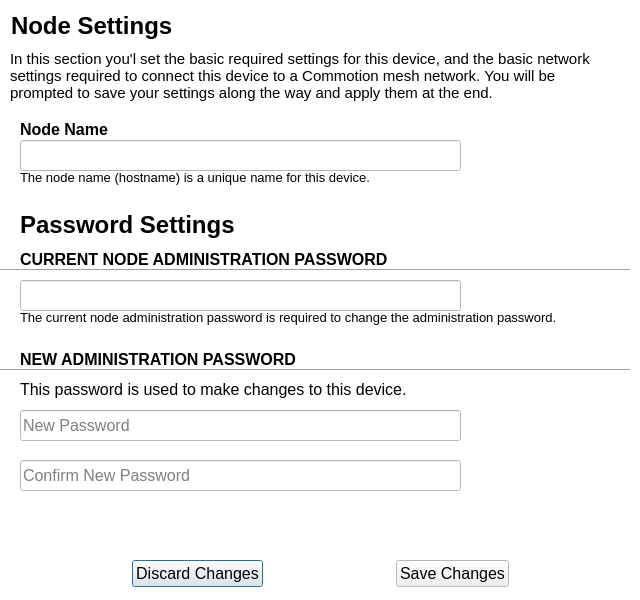
<?xml version="1.0" encoding="UTF-8"?>
<ui version="4.0">
 <class>app_settings</class>
 <widget class="QDialog" name="app_settings">
  <property name="windowModality">
   <enum>Qt::ApplicationModal</enum>
  </property>
  <property name="geometry">
   <rect>
    <x>0</x>
    <y>0</y>
    <width>640</width>
    <height>600</height>
   </rect>
  </property>
  <property name="minimumSize">
   <size>
    <width>0</width>
    <height>0</height>
   </size>
  </property>
  <property name="maximumSize">
   <size>
    <width>640</width>
    <height>16777215</height>
   </size>
  </property>
  <property name="palette">
   <palette>
    <active>
     <colorrole role="Base">
      <brush brushstyle="SolidPattern">
       <color alpha="255">
        <red>255</red>
        <green>255</green>
        <blue>255</blue>
       </color>
      </brush>
     </colorrole>
     <colorrole role="Window">
      <brush brushstyle="SolidPattern">
       <color alpha="255">
        <red>255</red>
        <green>255</green>
        <blue>255</blue>
       </color>
      </brush>
     </colorrole>
    </active>
    <inactive>
     <colorrole role="Base">
      <brush brushstyle="SolidPattern">
       <color alpha="255">
        <red>255</red>
        <green>255</green>
        <blue>255</blue>
       </color>
      </brush>
     </colorrole>
     <colorrole role="Window">
      <brush brushstyle="SolidPattern">
       <color alpha="255">
        <red>255</red>
        <green>255</green>
        <blue>255</blue>
       </color>
      </brush>
     </colorrole>
    </inactive>
    <disabled>
     <colorrole role="Base">
      <brush brushstyle="SolidPattern">
       <color alpha="255">
        <red>255</red>
        <green>255</green>
        <blue>255</blue>
       </color>
      </brush>
     </colorrole>
     <colorrole role="Window">
      <brush brushstyle="SolidPattern">
       <color alpha="255">
        <red>255</red>
        <green>255</green>
        <blue>255</blue>
       </color>
      </brush>
     </colorrole>
    </disabled>
   </palette>
  </property>
  <property name="font">
   <font>
    <pointsize>12</pointsize>
   </font>
  </property>
  <property name="windowTitle">
   <string>Commotion Error</string>
  </property>
  <widget class="Line" name="line">
   <property name="geometry">
    <rect>
     <x>0</x>
     <y>260</y>
     <width>630</width>
     <height>20</height>
    </rect>
   </property>
   <property name="orientation">
    <enum>Qt::Horizontal</enum>
   </property>
  </widget>
  <widget class="QLabel" name="node_name_head">
   <property name="geometry">
    <rect>
     <x>20</x>
     <y>120</y>
     <width>121</width>
     <height>21</height>
    </rect>
   </property>
   <property name="maximumSize">
    <size>
     <width>600</width>
     <height>30</height>
    </size>
   </property>
   <property name="font">
    <font>
     <weight>75</weight>
     <bold>true</bold>
    </font>
   </property>
   <property name="text">
    <string>Node Name</string>
   </property>
   <property name="alignment">
    <set>Qt::AlignLeading|Qt::AlignLeft|Qt::AlignTop</set>
   </property>
   <property name="wordWrap">
    <bool>true</bool>
   </property>
   <property name="margin">
    <number>1</number>
   </property>
  </widget>
  <widget class="QLabel" name="basic_config_head">
   <property name="geometry">
    <rect>
     <x>11</x>
     <y>11</y>
     <width>600</width>
     <height>30</height>
    </rect>
   </property>
   <property name="maximumSize">
    <size>
     <width>600</width>
     <height>30</height>
    </size>
   </property>
   <property name="font">
    <font>
     <pointsize>18</pointsize>
     <weight>75</weight>
     <bold>true</bold>
    </font>
   </property>
   <property name="text">
    <string>Node Settings</string>
   </property>
   <property name="scaledContents">
    <bool>false</bool>
   </property>
   <property name="wordWrap">
    <bool>true</bool>
   </property>
   <property name="margin">
    <number>0</number>
   </property>
  </widget>
  <widget class="QLabel" name="basic_config_intro_text">
   <property name="geometry">
    <rect>
     <x>10</x>
     <y>40</y>
     <width>581</width>
     <height>71</height>
    </rect>
   </property>
   <property name="maximumSize">
    <size>
     <width>600</width>
     <height>200</height>
    </size>
   </property>
   <property name="font">
    <font>
     <pointsize>11</pointsize>
    </font>
   </property>
   <property name="text">
    <string>In this section you'l set the basic required settings for this device, and the basic network settings required to connect this device to a Commotion mesh network. You will be prompted to save your settings along the way and apply them at the end.</string>
   </property>
   <property name="alignment">
    <set>Qt::AlignLeading|Qt::AlignLeft|Qt::AlignVCenter</set>
   </property>
   <property name="wordWrap">
    <bool>true</bool>
   </property>
   <property name="margin">
    <number>1</number>
   </property>
  </widget>
  <widget class="QWidget" name="layoutWidget">
   <property name="geometry">
    <rect>
     <x>5</x>
     <y>560</y>
     <width>631</width>
     <height>34</height>
    </rect>
   </property>
   <layout class="QHBoxLayout" name="horizontalLayout">
    <property name="sizeConstraint">
     <enum>QLayout::SetMinAndMaxSize</enum>
    </property>
    <item>
     <spacer name="horizontalSpacer">
      <property name="orientation">
       <enum>Qt::Horizontal</enum>
      </property>
      <property name="sizeHint" stdset="0">
       <size>
        <width>40</width>
        <height>20</height>
       </size>
      </property>
     </spacer>
    </item>
    <item>
     <widget class="QPushButton" name="discard_button">
      <property name="text">
       <string>Discard Changes</string>
      </property>
     </widget>
    </item>
    <item>
     <spacer name="horizontalSpacer_4">
      <property name="orientation">
       <enum>Qt::Horizontal</enum>
      </property>
      <property name="sizeType">
       <enum>QSizePolicy::Expanding</enum>
      </property>
      <property name="sizeHint" stdset="0">
       <size>
        <width>40</width>
        <height>20</height>
       </size>
      </property>
     </spacer>
    </item>
    <item>
     <widget class="QPushButton" name="save_button">
      <property name="text">
       <string>Save Changes</string>
      </property>
     </widget>
    </item>
    <item>
     <spacer name="horizontalSpacer_3">
      <property name="orientation">
       <enum>Qt::Horizontal</enum>
      </property>
      <property name="sizeHint" stdset="0">
       <size>
        <width>29</width>
        <height>20</height>
       </size>
      </property>
     </spacer>
    </item>
   </layout>
  </widget>
  <widget class="QLineEdit" name="nodename">
   <property name="geometry">
    <rect>
     <x>20</x>
     <y>140</y>
     <width>441</width>
     <height>31</height>
    </rect>
   </property>
   <property name="toolTip">
    <string>This is visible to other devices and users on the network.</string>
   </property>
   <property name="toolTipDuration">
    <number>3</number>
   </property>
  </widget>
  <widget class="QLabel" name="nodename_descriptor">
   <property name="geometry">
    <rect>
     <x>20</x>
     <y>170</y>
     <width>451</width>
     <height>24</height>
    </rect>
   </property>
   <property name="maximumSize">
    <size>
     <width>600</width>
     <height>30</height>
    </size>
   </property>
   <property name="font">
    <font>
     <pointsize>10</pointsize>
     <weight>50</weight>
     <italic>false</italic>
     <bold>false</bold>
    </font>
   </property>
   <property name="text">
    <string>The node name (hostname) is a unique name for this device.</string>
   </property>
   <property name="alignment">
    <set>Qt::AlignLeading|Qt::AlignLeft|Qt::AlignTop</set>
   </property>
   <property name="wordWrap">
    <bool>true</bool>
   </property>
   <property name="margin">
    <number>1</number>
   </property>
  </widget>
  <widget class="QLabel" name="current_node_pw_head">
   <property name="geometry">
    <rect>
     <x>20</x>
     <y>250</y>
     <width>401</width>
     <height>30</height>
    </rect>
   </property>
   <property name="maximumSize">
    <size>
     <width>600</width>
     <height>30</height>
    </size>
   </property>
   <property name="font">
    <font>
     <weight>75</weight>
     <bold>true</bold>
    </font>
   </property>
   <property name="text">
    <string>CURRENT NODE ADMINISTRATION PASSWORD</string>
   </property>
   <property name="alignment">
    <set>Qt::AlignLeading|Qt::AlignLeft|Qt::AlignTop</set>
   </property>
   <property name="wordWrap">
    <bool>true</bool>
   </property>
   <property name="margin">
    <number>1</number>
   </property>
  </widget>
  <widget class="Line" name="line_2">
   <property name="geometry">
    <rect>
     <x>0</x>
     <y>360</y>
     <width>630</width>
     <height>20</height>
    </rect>
   </property>
   <property name="orientation">
    <enum>Qt::Horizontal</enum>
   </property>
  </widget>
  <widget class="QLabel" name="current_node_pw_head_2">
   <property name="geometry">
    <rect>
     <x>20</x>
     <y>350</y>
     <width>401</width>
     <height>30</height>
    </rect>
   </property>
   <property name="maximumSize">
    <size>
     <width>600</width>
     <height>30</height>
    </size>
   </property>
   <property name="font">
    <font>
     <weight>75</weight>
     <bold>true</bold>
    </font>
   </property>
   <property name="text">
    <string>NEW ADMINISTRATION PASSWORD</string>
   </property>
   <property name="alignment">
    <set>Qt::AlignLeading|Qt::AlignLeft|Qt::AlignTop</set>
   </property>
   <property name="wordWrap">
    <bool>true</bool>
   </property>
   <property name="margin">
    <number>1</number>
   </property>
  </widget>
  <widget class="QLabel" name="basic_config_head_2">
   <property name="geometry">
    <rect>
     <x>20</x>
     <y>210</y>
     <width>600</width>
     <height>30</height>
    </rect>
   </property>
   <property name="maximumSize">
    <size>
     <width>600</width>
     <height>30</height>
    </size>
   </property>
   <property name="font">
    <font>
     <pointsize>18</pointsize>
     <weight>75</weight>
     <bold>true</bold>
    </font>
   </property>
   <property name="text">
    <string>Password Settings</string>
   </property>
   <property name="scaledContents">
    <bool>false</bool>
   </property>
   <property name="wordWrap">
    <bool>true</bool>
   </property>
   <property name="margin">
    <number>0</number>
   </property>
  </widget>
  <widget class="QLabel" name="node_pw_change_text">
   <property name="geometry">
    <rect>
     <x>20</x>
     <y>310</y>
     <width>551</width>
     <height>24</height>
    </rect>
   </property>
   <property name="maximumSize">
    <size>
     <width>600</width>
     <height>30</height>
    </size>
   </property>
   <property name="font">
    <font>
     <pointsize>10</pointsize>
     <weight>50</weight>
     <italic>false</italic>
     <bold>false</bold>
    </font>
   </property>
   <property name="text">
    <string>The current node administration password is required to change the administration password.</string>
   </property>
   <property name="alignment">
    <set>Qt::AlignLeading|Qt::AlignLeft|Qt::AlignTop</set>
   </property>
   <property name="wordWrap">
    <bool>true</bool>
   </property>
   <property name="margin">
    <number>1</number>
   </property>
  </widget>
  <widget class="QLineEdit" name="node_pw">
   <property name="geometry">
    <rect>
     <x>20</x>
     <y>280</y>
     <width>441</width>
     <height>31</height>
    </rect>
   </property>
   <property name="toolTip">
    <string>This is visible to other devices and users on the network.</string>
   </property>
   <property name="toolTipDuration">
    <number>3</number>
   </property>
  </widget>
  <widget class="QLineEdit" name="node_pw_change1">
   <property name="geometry">
    <rect>
     <x>20</x>
     <y>410</y>
     <width>441</width>
     <height>31</height>
    </rect>
   </property>
   <property name="toolTip">
    <string>This is visible to other devices and users on the network.</string>
   </property>
   <property name="toolTipDuration">
    <number>3</number>
   </property>
   <property name="placeholderText">
    <string>New Password</string>
   </property>
  </widget>
  <widget class="QLineEdit" name="node_pw_change2">
   <property name="geometry">
    <rect>
     <x>20</x>
     <y>460</y>
     <width>441</width>
     <height>31</height>
    </rect>
   </property>
   <property name="toolTip">
    <string>This is visible to other devices and users on the network.</string>
   </property>
   <property name="toolTipDuration">
    <number>3</number>
   </property>
   <property name="placeholderText">
    <string>Confirm New Password</string>
   </property>
  </widget>
  <widget class="QLabel" name="node_pw_change_text_2">
   <property name="geometry">
    <rect>
     <x>20</x>
     <y>380</y>
     <width>451</width>
     <height>24</height>
    </rect>
   </property>
   <property name="maximumSize">
    <size>
     <width>600</width>
     <height>30</height>
    </size>
   </property>
   <property name="font">
    <font>
     <pointsize>12</pointsize>
     <weight>50</weight>
     <italic>false</italic>
     <bold>false</bold>
    </font>
   </property>
   <property name="text">
    <string>This password is used to make changes to this device.</string>
   </property>
   <property name="alignment">
    <set>Qt::AlignLeading|Qt::AlignLeft|Qt::AlignTop</set>
   </property>
   <property name="wordWrap">
    <bool>true</bool>
   </property>
   <property name="margin">
    <number>1</number>
   </property>
  </widget>
  <zorder>node_name_head</zorder>
  <zorder>basic_config_head</zorder>
  <zorder>basic_config_intro_text</zorder>
  <zorder>layoutWidget</zorder>
  <zorder>line</zorder>
  <zorder>nodename</zorder>
  <zorder>nodename_descriptor</zorder>
  <zorder>current_node_pw_head</zorder>
  <zorder>line_2</zorder>
  <zorder>current_node_pw_head_2</zorder>
  <zorder>basic_config_head_2</zorder>
  <zorder>node_pw_change_text</zorder>
  <zorder>node_pw</zorder>
  <zorder>node_pw_change1</zorder>
  <zorder>node_pw_change2</zorder>
  <zorder>node_pw_change_text_2</zorder>
 </widget>
 <resources>
  <include location="../untitled1/qml.qrc"/>
 </resources>
 <connections>
  <connection>
   <sender>discard_button</sender>
   <signal>clicked()</signal>
   <receiver>app_settings</receiver>
   <slot>close()</slot>
   <hints>
    <hint type="sourcelabel">
     <x>295</x>
     <y>485</y>
    </hint>
    <hint type="destinationlabel">
     <x>459</x>
     <y>-16</y>
    </hint>
   </hints>
  </connection>
  <connection>
   <sender>save_button</sender>
   <signal>clicked()</signal>
   <receiver>app_settings</receiver>
   <slot>close()</slot>
   <hints>
    <hint type="sourcelabel">
     <x>334</x>
     <y>489</y>
    </hint>
    <hint type="destinationlabel">
     <x>412</x>
     <y>14</y>
    </hint>
   </hints>
  </connection>
 </connections>
</ui>
